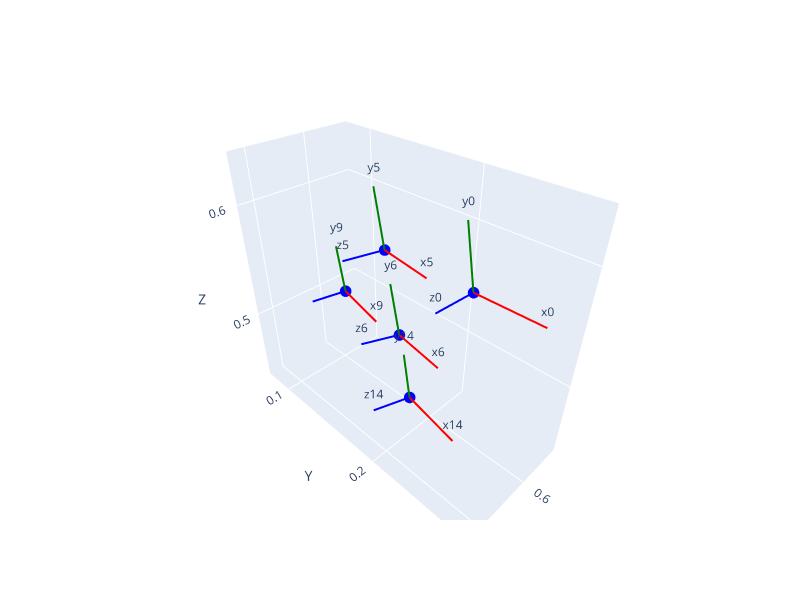

The notebook cell this image was saved under:
### Code cell
# Plot filtered poses
unique_img_df = data.groupby("img").first()
poses = unique_img_df["pose"].values
img_idxes = unique_img_df.index.values

plot_poses(np.stack(poses), pose_labels=img_idxes)

### Figure 1 — Plotly figure (JSON) as saved in the notebook; plotly's stock layout.template omitted (floating-point values rounded to 4 significant figures)
{"data": [{"line": {"color": "red", "width": 4}, "mode": "lines", "showlegend": false, "type": "scatter3d", "x": [0.6176, 0.6263], "y": [0.2336, 0.2827], "z": [0.5795, 0.5836]}, {"marker": {"color": "red", "size": 4}, "mode": "markers", "showlegend": false, "type": "scatter3d", "x": [0.6176], "y": [0.2336], "z": [0.5795]}, {"mode": "text", "showlegend": false, "text": ["x0"], "textposition": "top center", "type": "scatter3d", "x": [0.6263], "y": [0.2827], "z": [0.5836]}, {"line": {"color": "green", "width": 4}, "mode": "lines", "showlegend": false, "type": "scatter3d", "x": [0.6176, 0.6248], "y": [0.2336, 0.2282], "z": [0.5795, 0.6287]}, {"marker": {"color": "green", "size": 4}, "mode": "markers", "showlegend": false, "type": "scatter3d", "x": [0.6176], "y": [0.2336], "z": [0.5795]}, {"mode": "text", "showlegend": false, "text": ["y0"], "textposition": "top center", "type": "scatter3d", "x": [0.6248], "y": [0.2282], "z": [0.6287]}, {"line": {"color": "blue", "width": 4}, "mode": "lines", "showlegend": false, "type": "scatter3d", "x": [0.6176, 0.6663], "y": [0.2336, 0.2256], "z": [0.5795, 0.5715]}, {"marker": {"color": "blue", "size": 4}, "mode": "markers", "showlegend": false, "type": "scatter3d", "x": [0.6176], "y": [0.2336], "z": [0.5795]}, {"mode": "text", "showlegend": false, "text": ["z0"], "textposition": "top center", "type": "scatter3d", "x": [0.6663], "y": [0.2256], "z": [0.5715]}, {"line": {"color": "red", "width": 4}, "mode": "lines", "showlegend": false, "type": "scatter3d", "x": [0.6035, 0.623], "y": [0.1545, 0.2005], "z": [0.5728, 0.575]}, {"marker": {"color": "red", "size": 4}, "mode": "markers", "showlegend": false, "type": "scatter3d", "x": [0.6035], "y": [0.1545], "z": [0.5728]}, {"mode": "text", "showlegend": false, "text": ["x5"], "textposition": "top center", "type": "scatter3d", "x": [0.623], "y": [0.2005], "z": [0.575]}, {"line": {"color": "green", "width": 4}, "mode": "lines", "showlegend": false, "type": "scatter3d", "x": [0.6035, 0.6107], "y": [0.1545, 0.1491], "z": [0.5728, 0.622]}, {"marker": {"color": "green", "size": 4}, "mode": "markers", "showlegend": false, "type": "scatter3d", "x": [0.6035], "y": [0.1545], "z": [0.5728]}, {"mode": "text", "showlegend": false, "text": ["y5"], "textposition": "top center", "type": "scatter3d", "x": [0.6107], "y": [0.1491], "z": [0.622]}, {"line": {"color": "blue", "width": 4}, "mode": "lines", "showlegend": false, "type": "scatter3d", "x": [0.6035, 0.649], "y": [0.1545, 0.1356], "z": [0.5728, 0.5641]}, {"marker": {"color": "blue", "size": 4}, "mode": "markers", "showlegend": false, "type": "scatter3d", "x": [0.6035], "y": [0.1545], "z": [0.5728]}, {"mode": "text", "showlegend": false, "text": ["z5"], "textposition": "top center", "type": "scatter3d", "x": [0.649], "y": [0.1356], "z": [0.5641]}, {"line": {"color": "red", "width": 4}, "mode": "lines", "showlegend": false, "type": "scatter3d", "x": [0.592, 0.6115], "y": [0.1629, 0.2089], "z": [0.494, 0.4962]}, {"marker": {"color": "red", "size": 4}, "mode": "markers", "showlegend": false, "type": "scatter3d", "x": [0.592], "y": [0.1629], "z": [0.494]}, {"mode": "text", "showlegend": false, "text": ["x6"], "textposition": "top center", "type": "scatter3d", "x": [0.6115], "y": [0.2089], "z": [0.4962]}, {"line": {"color": "green", "width": 4}, "mode": "lines", "showlegend": false, "type": "scatter3d", "x": [0.592, 0.5992], "y": [0.1629, 0.1575], "z": [0.494, 0.5432]}, {"marker": {"color": "green", "size": 4}, "mode": "markers", "showlegend": false, "type": "scatter3d", "x": [0.592], "y": [0.1629], "z": [0.494]}, {"mode": "text", "showlegend": false, "text": ["y6"], "textposition": "top center", "type": "scatter3d", "x": [0.5992], "y": [0.1575], "z": [0.5432]}, {"line": {"color": "blue", "width": 4}, "mode": "lines", "showlegend": false, "type": "scatter3d", "x": [0.592, 0.6375], "y": [0.1629, 0.144], "z": [0.494, 0.4853]}, {"marker": {"color": "blue", "size": 4}, "mode": "markers", "showlegend": false, "type": "scatter3d", "x": [0.592], "y": [0.1629], "z": [0.494]}, {"mode": "text", "showlegend": false, "text": ["z6"], "textposition": "top center", "type": "scatter3d", "x": [0.6375], "y": [0.144], "z": [0.4853]}, {"line": {"color": "red", "width": 4}, "mode": "lines", "showlegend": false, "type": "scatter3d", "x": [0.5747, 0.593], "y": [0.09199, 0.1384], "z": [0.4965, 0.4934]}, {"marker": {"color": "red", "size": 4}, "mode": "markers", "showlegend": false, "type": "scatter3d", "x": [0.5747], "y": [0.09199], "z": [0.4965]}, {"mode": "text", "showlegend": false, "text": ["x9"], "textposition": "top center", "type": "scatter3d", "x": [0.593], "y": [0.1384], "z": [0.4934]}, {"line": {"color": "green", "width": 4}, "mode": "lines", "showlegend": false, "type": "scatter3d", "x": [0.5747, 0.5857], "y": [0.09199, 0.09087], "z": [0.4965, 0.5453]}, {"marker": {"color": "green", "size": 4}, "mode": "markers", "showlegend": false, "type": "scatter3d", "x": [0.5747], "y": [0.09199], "z": [0.4965]}, {"mode": "text", "showlegend": false, "text": ["y9"], "textposition": "top center", "type": "scatter3d", "x": [0.5857], "y": [0.09087], "z": [0.5453]}, {"line": {"color": "blue", "width": 4}, "mode": "lines", "showlegend": false, "type": "scatter3d", "x": [0.5747, 0.6199], "y": [0.09199, 0.07345], "z": [0.4965, 0.4858]}, {"marker": {"color": "blue", "size": 4}, "mode": "markers", "showlegend": false, "type": "scatter3d", "x": [0.5747], "y": [0.09199], "z": [0.4965]}, {"mode": "text", "showlegend": false, "text": ["z9"], "textposition": "top center", "type": "scatter3d", "x": [0.6199], "y": [0.07345], "z": [0.4858]}, {"line": {"color": "red", "width": 4}, "mode": "lines", "showlegend": false, "type": "scatter3d", "x": [0.6252, 0.641], "y": [0.1889, 0.2363], "z": [0.4543, 0.4518]}, {"marker": {"color": "red", "size": 4}, "mode": "markers", "showlegend": false, "type": "scatter3d", "x": [0.6252], "y": [0.1889], "z": [0.4543]}, {"mode": "text", "showlegend": false, "text": ["x14"], "textposition": "top center", "type": "scatter3d", "x": [0.641], "y": [0.2363], "z": [0.4518]}, {"line": {"color": "green", "width": 4}, "mode": "lines", "showlegend": false, "type": "scatter3d", "x": [0.6252, 0.6362], "y": [0.1889, 0.1878], "z": [0.4543, 0.5031]}, {"marker": {"color": "green", "size": 4}, "mode": "markers", "showlegend": false, "type": "scatter3d", "x": [0.6252], "y": [0.1889], "z": [0.4543]}, {"mode": "text", "showlegend": false, "text": ["y14"], "textposition": "top center", "type": "scatter3d", "x": [0.6362], "y": [0.1878], "z": [0.5031]}, {"line": {"color": "blue", "width": 4}, "mode": "lines", "showlegend": false, "type": "scatter3d", "x": [0.6252, 0.6713], "y": [0.1889, 0.1729], "z": [0.4543, 0.4435]}, {"marker": {"color": "blue", "size": 4}, "mode": "markers", "showlegend": false, "type": "scatter3d", "x": [0.6252], "y": [0.1889], "z": [0.4543]}, {"mode": "text", "showlegend": false, "text": ["z14"], "textposition": "top center", "type": "scatter3d", "x": [0.6713], "y": [0.1729], "z": [0.4435]}], "layout": {"height": 600, "scene": {"xaxis": {"range": [0.5184, 0.7276], "title": {"text": "X"}}, "yaxis": {"range": [0.07345, 0.2827], "title": {"text": "Y"}}, "zaxis": {"range": [0.4315, 0.6407], "title": {"text": "Z"}}}, "width": 800}}
